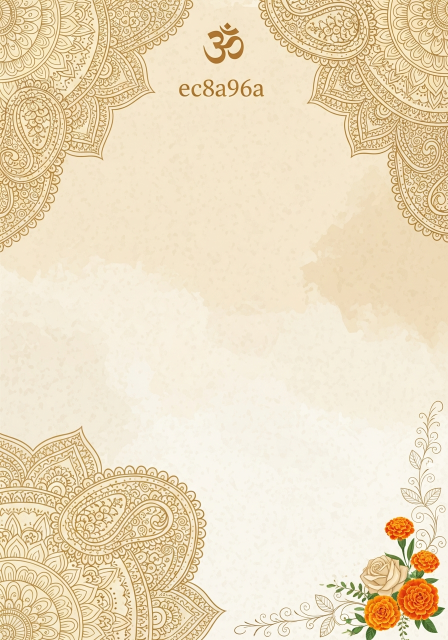
#> input picture backend/video_assets/scene1_bg.png, 896 x 1280 px, found by its file name (shown at 1/2 size)
$ python generate_wedding_video.py
#> lines starting #> are read from the running program, lines starting #| are printed output that depends on the picture
#!/usr/bin/env python3
"""
Wedding Invitation Video Generator
Creates a 12-second Instagram Reel (9:16) for Dr. Ayush Chawla & Dr. Reea's wedding
"""

import os
import math
import numpy as np
from PIL import Image, ImageDraw, ImageFont, ImageFilter, ImageEnhance
from moviepy import (
    ImageClip, CompositeVideoClip, concatenate_videoclips,
    ColorClip, VideoClip
)

# ─── Configuration ───────────────────────────────────────────────
WIDTH, HEIGHT = 1080, 1920
FPS = 30
DURATION = 12  # seconds

# Color palette
PRIMARY = (239, 227, 207)      # #efe3cf cream
SECONDARY = (200, 169, 106)    # #c8a96a gold
ACCENT = (123, 30, 43)         # #7b1e2b deep maroon
HIGHLIGHT = (247, 242, 233)    # #f7f2e9
WHITE = (255, 255, 255)
BLACK = (30, 20, 15)
GOLD_DARK = (160, 130, 70)

# Paths
ASSETS = "/app/backend/video_assets"
FONTS = f"{ASSETS}/fonts"
OUTPUT = "/app/backend/video_output/wedding_reel.mp4"

# Font helpers
def get_font(name, size):
    font_map = {
        "heading": f"{FONTS}/Cinzel.ttf",
        "script": f"{FONTS}/GreatVibes-Regular.ttf",
        "body": f"{FONTS}/Cormorant.ttf",
        "body_bold": f"{FONTS}/Cormorant.ttf",
        "display": f"{FONTS}/PlayfairDisplay.ttf",
        "brush": f"{FONTS}/AlexBrush-Regular.ttf",
    }
    return ImageFont.truetype(font_map.get(name, font_map["body"]), size)


def draw_text_centered(draw, text, y, font, fill=ACCENT, img_width=WIDTH):
    """Draw horizontally centered text"""
    bbox = draw.textbbox((0, 0), text, font=font)
    tw = bbox[2] - bbox[0]
    x = (img_width - tw) // 2
    draw.text((x, y), text, font=font, fill=fill)
    return bbox[3] - bbox[1]


# [26 lines left out: functions draw_text_with_shadow, create_gradient_overlay, not called in this run]


def add_film_grain(img, intensity=15):
    """Add subtle film grain"""
    arr = np.array(img)
    noise = np.random.normal(0, intensity, arr.shape[:2])
    for c in range(min(3, arr.shape[2])):
        channel = arr[:,:,c].astype(np.float32)
        channel += noise
        arr[:,:,c] = np.clip(channel, 0, 255).astype(np.uint8)
    return Image.fromarray(arr)


def draw_decorative_line(draw, y, width=600, color=SECONDARY):
    """Draw ornamental line"""
    x_start = (WIDTH - width) // 2
    x_end = x_start + width
    draw.line([(x_start, y), (x_end, y)], fill=color, width=2)
    # Small diamond in center
    cx = WIDTH // 2
    diamond_size = 6
    draw.polygon([(cx, y-diamond_size), (cx+diamond_size, y),
                   (cx, y+diamond_size), (cx-diamond_size, y)], fill=color)


def draw_calendar(draw, x, y, month="APRIL 2026", highlight_days=[6, 7], cell_size=60):
    """Draw a mini calendar with highlighted dates"""
    # April 2026 starts on Wednesday (day 3, 0=Mon)
    # Days: 1-30
    days_in_month = 30
    start_day = 2  # Wednesday = 2 (Mon=0)

    # Month header
    month_font = get_font("heading", 32)
    draw_text_centered(draw, month, y, month_font, fill=ACCENT)

    # Day headers
    day_headers = ["M", "T", "W", "T", "F", "S", "S"]
    header_font = get_font("body_bold", 24)
    cal_width = 7 * cell_size
    cal_x = (WIDTH - cal_width) // 2

    y_offset = y + 50
    for i, dh in enumerate(day_headers):
        dx = cal_x + i * cell_size + cell_size // 2
        bbox = draw.textbbox((0,0), dh, font=header_font)
        tw = bbox[2] - bbox[0]
        draw.text((dx - tw//2, y_offset), dh, font=header_font, fill=SECONDARY)

    # Day numbers
    day_font = get_font("body", 26)
    highlight_font = get_font("body_bold", 28)
    y_offset += 40
    day = 1
    for week in range(6):
        for dow in range(7):
            if (week == 0 and dow < start_day) or day > days_in_month:
                pass
            else:
                dx = cal_x + dow * cell_size + cell_size // 2
                dy = y_offset + week * cell_size

                if day in highlight_days:
                    # Draw heart-shaped highlight
                    draw.ellipse([dx-22, dy-5, dx+22, dy+40], fill=ACCENT)
                    bbox = draw.textbbox((0,0), str(day), font=highlight_font)
                    tw = bbox[2] - bbox[0]
                    draw.text((dx - tw//2, dy+2), str(day), font=highlight_font, fill=WHITE)
                else:
                    bbox = draw.textbbox((0,0), str(day), font=day_font)
                    tw = bbox[2] - bbox[0]
                    draw.text((dx - tw//2, dy+2), str(day), font=day_font, fill=BLACK)
                day += 1

    return y_offset + 6 * cell_size


# ─── Scene Renderers ──────────────────────────────────────────────

def render_scene1():
    """Scene 1: Save the Date (0-4s)"""
    bg = Image.open(f"{ASSETS}/scene1_bg.png").convert("RGBA")
    bg = bg.resize((WIDTH, HEIGHT), Image.LANCZOS)
#> bg: PIL image 1080x1920 RGBA

    # Slightly darken/warm the background for text readability
    enhancer = ImageEnhance.Brightness(bg)
    bg = enhancer.enhance(0.85)

    # Create text overlay
    overlay = Image.new("RGBA", (WIDTH, HEIGHT), (0,0,0,0))
#> overlay: PIL image 1080x1920 RGBA; every value is 0
    draw = ImageDraw.Draw(overlay)

    # Semi-transparent panel behind text
    panel = Image.new("RGBA", (WIDTH, HEIGHT), (0,0,0,0))
    panel_draw = ImageDraw.Draw(panel)
    panel_draw.rounded_rectangle([60, 180, WIDTH-60, HEIGHT-180], radius=30,
                                  fill=(239, 227, 207, 200))
    bg = Image.alpha_composite(bg.convert("RGBA"), panel)

    draw = ImageDraw.Draw(bg)

    # Om symbol
    om_font = get_font("body", 60)
    draw_text_centered(draw, "Om", 220, om_font, fill=ACCENT)

    # Save the Date
    h1_font = get_font("heading", 56)
    draw_text_centered(draw, "SAVE THE DATE", 310, h1_font, fill=ACCENT)

    # Decorative line
    draw_decorative_line(draw, 385)

    # Subheading
    sub_font = get_font("body", 34)
    draw_text_centered(draw, "FOR THE WEDDING CELEBRATIONS OF", 410, sub_font, fill=GOLD_DARK)

    # Couple names in calligraphy
    name_font = get_font("script", 90)
    draw_text_centered(draw, "Dr. Ayush Chawla", 480, name_font, fill=ACCENT)

    # Ampersand
    amp_font = get_font("brush", 70)
    draw_text_centered(draw, "&", 580, amp_font, fill=SECONDARY)

    draw_text_centered(draw, "Dr. Reea", 640, name_font, fill=ACCENT)

    # Decorative line
    draw_decorative_line(draw, 750)

    # Calendar
    draw_calendar(draw, 0, 790, "APRIL 2026", [6, 7])

    # Venue
    venue_font = get_font("body_bold", 32)
    draw_text_centered(draw, "The Palm Banquet", HEIGHT - 380, venue_font, fill=ACCENT)
    loc_font = get_font("body", 28)
    draw_text_centered(draw, "Commercial 4, Block-5", HEIGHT - 340, loc_font, fill=GOLD_DARK)
    draw_text_centered(draw, "Block-1 Clifton, Karachi", HEIGHT - 305, loc_font, fill=GOLD_DARK)

    # Add grain
    bg = add_film_grain(bg, 8)

    return bg.convert("RGB")


def render_scene2():
    """Scene 2: Palace/Venue Reveal (4-6s)"""
    bg = Image.open(f"{ASSETS}/scene2_bg.png").convert("RGBA")
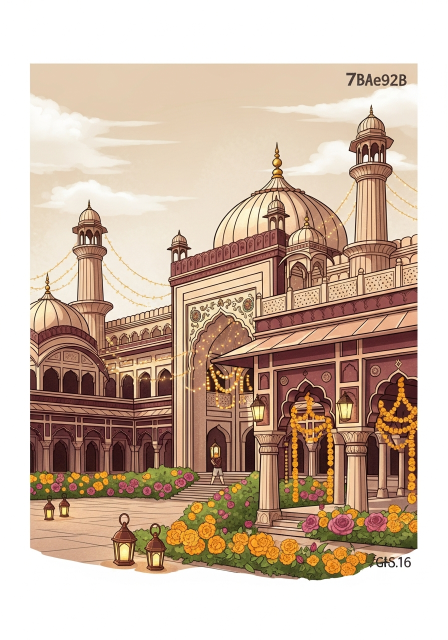
#> input picture backend/video_assets/scene2_bg.png, 896 x 1280 px, found by its file name (shown at 1/2 size)
#> bg: PIL image 896x1280 RGBA
    bg = bg.resize((WIDTH, HEIGHT), Image.LANCZOS)
#> bg: PIL image 1080x1920 RGBA

    # Add text overlay at top and bottom
    overlay = Image.new("RGBA", (WIDTH, HEIGHT), (0,0,0,0))
    draw = ImageDraw.Draw(overlay)

    # Top gradient for text
    for y in range(0, 400):
        alpha = int(200 * (1 - y/400))
        for x in range(WIDTH):
            overlay.putpixel((x, y), (239, 227, 207, alpha))

    # Bottom gradient for text
    for y in range(HEIGHT-350, HEIGHT):
        alpha = int(200 * ((y - (HEIGHT-350))/350))
        for x in range(WIDTH):
            overlay.putpixel((x, y), (239, 227, 207, alpha))
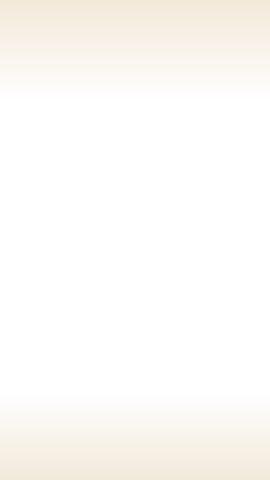
#> overlay: PIL image 1080x1920 RGBA (shown at 1/4 size); mean R, G, B, A 93.4, 88.7, 80.9, 38.9; transparent parts drawn white

    bg = Image.alpha_composite(bg, overlay)
    draw = ImageDraw.Draw(bg)

    # Top text
    title_font = get_font("heading", 48)
    draw_text_centered(draw, "THE VENUE", 80, title_font, fill=ACCENT)

    draw_decorative_line(draw, 145)

    venue_font = get_font("script", 72)
    draw_text_centered(draw, "The Palm Banquet", 170, venue_font, fill=ACCENT)

    sub_font = get_font("body", 30)
    draw_text_centered(draw, "Clifton, Karachi", 260, sub_font, fill=GOLD_DARK)

    # Bottom text - event dates
    event_font = get_font("heading", 36)
    draw_text_centered(draw, "MEHNDI", HEIGHT - 280, event_font, fill=ACCENT)
    date_font = get_font("body", 30)
    draw_text_centered(draw, "Monday, 6th April 2026", HEIGHT - 235, date_font, fill=GOLD_DARK)

    draw_decorative_line(draw, HEIGHT - 200, width=400)

    draw_text_centered(draw, "WEDDING", HEIGHT - 170, event_font, fill=ACCENT)
    draw_text_centered(draw, "Tuesday, 7th April 2026", HEIGHT - 125, date_font, fill=GOLD_DARK)

    bg = add_film_grain(bg, 8)
    return bg.convert("RGB")


def render_scene3():
    """Scene 3: Newspaper/Events Detail (6-9s)"""
    bg = Image.open(f"{ASSETS}/scene3_bg.png").convert("RGBA")
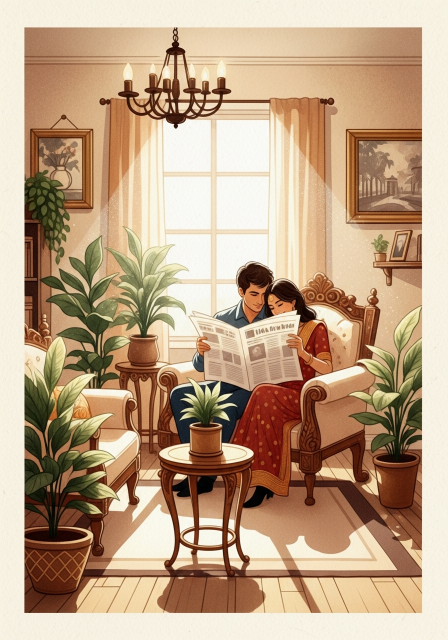
#> input picture backend/video_assets/scene3_bg.png, 896 x 1280 px, found by its file name (shown at 1/2 size)
#> bg: PIL image 896x1280 RGBA
    bg = bg.resize((WIDTH, HEIGHT), Image.LANCZOS)
#> bg: PIL image 1080x1920 RGBA

    # Create newspaper overlay
    paper = Image.new("RGBA", (900, 1100), (252, 248, 240, 245))
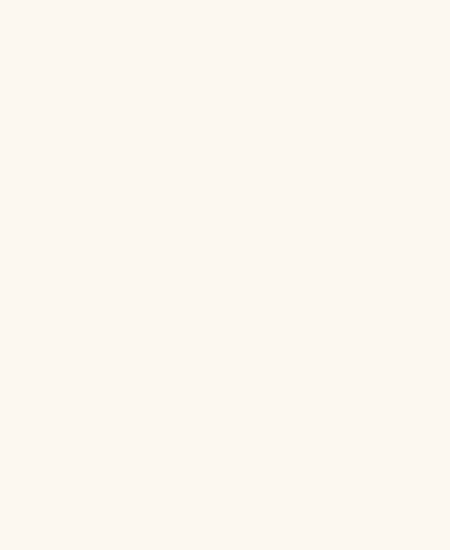
#> paper: PIL image 900x1100 RGBA (shown at 1/2 size); mean R, G, B, A 252, 248, 240, 245; transparent parts drawn white
    paper_draw = ImageDraw.Draw(paper)

    # Newspaper border
    paper_draw.rectangle([5, 5, 894, 1094], outline=ACCENT, width=3)
    paper_draw.rectangle([15, 15, 884, 1084], outline=SECONDARY, width=1)

    # THE WEDDING TIMES header
    header_font = get_font("heading", 52)
    bbox = paper_draw.textbbox((0, 0), "THE WEDDING TIMES", font=header_font)
#> bbox = (-1, 10, 554, 50)
    tw = bbox[2] - bbox[0]
#> tw = 555
    paper_draw.text(((900-tw)//2, 35), "THE WEDDING TIMES", font=header_font, fill=ACCENT)

    # Decorative line under header
    paper_draw.line([(30, 100), (870, 100)], fill=ACCENT, width=3)
    paper_draw.line([(30, 105), (870, 105)], fill=ACCENT, width=1)

    # Subtitle
    sub_font = get_font("body", 28)
    bbox = paper_draw.textbbox((0, 0), "Love is making headlines", font=sub_font)
#> bbox = (0, 5, 354, 32)
    tw = bbox[2] - bbox[0]
#> tw = 354
    paper_draw.text(((900-tw)//2, 115), "Love is making headlines", font=sub_font, fill=GOLD_DARK)

    # Main headline
    paper_draw.line([(30, 155), (870, 155)], fill=SECONDARY, width=1)

    headline_font = get_font("script", 62)
    hl_text = "Dr. Ayush Chawla"
    bbox = paper_draw.textbbox((0, 0), hl_text, font=headline_font)
#> bbox = (0, 11, 539, 71)
    tw = bbox[2] - bbox[0]
#> tw = 539
    paper_draw.text(((900-tw)//2, 170), hl_text, font=headline_font, fill=ACCENT)

    amp_font = get_font("brush", 50)
    bbox = paper_draw.textbbox((0, 0), "weds", font=amp_font)
#> bbox = (0, 9, 129, 48)
    tw = bbox[2] - bbox[0]
#> tw = 129
    paper_draw.text(((900-tw)//2, 245), "weds", font=amp_font, fill=SECONDARY)

    hl_text2 = "Dr. Reea"
    bbox = paper_draw.textbbox((0, 0), hl_text2, font=headline_font)
#> bbox = (0, 13, 262, 59)
    tw = bbox[2] - bbox[0]
#> tw = 262
    paper_draw.text(((900-tw)//2, 295), hl_text2, font=headline_font, fill=ACCENT)

    paper_draw.line([(30, 380), (870, 380)], fill=ACCENT, width=2)

    # Two columns: Mehndi (left) and Wedding (right)
    col_title_font = get_font("heading", 32)
    detail_font = get_font("body", 26)
    detail_bold = get_font("body_bold", 26)

    # MEHNDI column
    paper_draw.text((50, 400), "MEHNDI CEREMONY", font=col_title_font, fill=ACCENT)
    paper_draw.line([(50, 440), (420, 440)], fill=SECONDARY, width=1)

    paper_draw.text((50, 460), "Monday, 6th April 2026", font=detail_bold, fill=BLACK)
    paper_draw.text((50, 500), "Host:", font=detail_bold, fill=GOLD_DARK)
    paper_draw.text((50, 530), "Mr. & Mrs. Ashok Kumar", font=detail_font, fill=BLACK)
    paper_draw.text((50, 558), "Chawla", font=detail_font, fill=BLACK)

    paper_draw.text((50, 600), "Programme:", font=detail_bold, fill=GOLD_DARK)
    paper_draw.text((50, 635), "Rasam ........... 9:00 PM", font=detail_font, fill=BLACK)
    paper_draw.text((50, 668), "Dinner ......... 11:00 PM", font=detail_font, fill=BLACK)

    # Vertical divider
    paper_draw.line([(450, 400), (450, 750)], fill=SECONDARY, width=1)

    # WEDDING column
    paper_draw.text((480, 400), "WEDDING CEREMONY", font=col_title_font, fill=ACCENT)
    paper_draw.line([(480, 440), (860, 440)], fill=SECONDARY, width=1)

    paper_draw.text((480, 460), "Tuesday, 7th April 2026", font=detail_bold, fill=BLACK)
    paper_draw.text((480, 500), "In memory of:", font=detail_bold, fill=GOLD_DARK)
    paper_draw.text((480, 530), "(Late) Mr. Goind Ram", font=detail_font, fill=BLACK)
    paper_draw.text((480, 558), "Chawla", font=detail_font, fill=BLACK)

    paper_draw.text((480, 600), "Programme:", font=detail_bold, fill=GOLD_DARK)
    paper_draw.text((480, 635), "Mutuk ........... 7:00 PM", font=detail_font, fill=BLACK)
    paper_draw.text((480, 668), "Vedi ................ 9:00 PM", font=detail_font, fill=BLACK)
    paper_draw.text((480, 701), "Dinner ......... 10:00 PM", font=detail_font, fill=BLACK)

    paper_draw.line([(30, 760), (870, 760)], fill=ACCENT, width=2)

    # Venue info centered
    venue_title = get_font("heading", 30)
    bbox = paper_draw.textbbox((0, 0), "VENUE", font=venue_title)
#> bbox = (0, 6, 103, 28)
    tw = bbox[2] - bbox[0]
#> tw = 103
    paper_draw.text(((900-tw)//2, 775), "VENUE", font=venue_title, fill=ACCENT)

    venue_font = get_font("script", 48)
    bbox = paper_draw.textbbox((0, 0), "The Palm Banquet", font=venue_font)
#> bbox = (-1, 9, 438, 55)
    tw = bbox[2] - bbox[0]
#> tw = 439
    paper_draw.text(((900-tw)//2, 815), "The Palm Banquet", font=venue_font, fill=ACCENT)

    addr_font = get_font("body", 24)
    addr = "Commercial 4, Block-5, Block-1 Clifton, Karachi"
    bbox = paper_draw.textbbox((0, 0), addr, font=addr_font)
#> bbox = (0, 5, 565, 26)
    tw = bbox[2] - bbox[0]
#> tw = 565
    paper_draw.text(((900-tw)//2, 875), addr, font=addr_font, fill=GOLD_DARK)

    # RSVP
    paper_draw.line([(30, 920), (870, 920)], fill=SECONDARY, width=1)
    rsvp_font = get_font("heading", 26)
    bbox = paper_draw.textbbox((0, 0), "R.S.V.P.", font=rsvp_font)
#> bbox = (0, 6, 93, 25)
    tw = bbox[2] - bbox[0]
#> tw = 93
    paper_draw.text(((900-tw)//2, 935), "R.S.V.P.", font=rsvp_font, fill=ACCENT)

    contact_font = get_font("body", 24)
    contacts = "0333-7369414  |  0333-7360903"
    bbox = paper_draw.textbbox((0, 0), contacts, font=contact_font)
#> bbox = (0, 5, 392, 29)
    tw = bbox[2] - bbox[0]
#> tw = 392
    paper_draw.text(((900-tw)//2, 970), contacts, font=contact_font, fill=GOLD_DARK)

    names_text = "Ashok Chawla  |  Naveen Chawla  |  Eshan Chawla"
    bbox = paper_draw.textbbox((0, 0), names_text, font=contact_font)
#> bbox = (0, 5, 600, 29)
    tw = bbox[2] - bbox[0]
#> tw = 600
    paper_draw.text(((900-tw)//2, 1000), names_text, font=contact_font, fill=GOLD_DARK)

    # Add slight rotation and shadow to newspaper
    paper = paper.rotate(-2, expand=True, fillcolor=(0,0,0,0))
#> paper: PIL image 938x1132 RGBA

    # Composite newspaper onto background
    paper_x = (WIDTH - paper.width) // 2
    paper_y = (HEIGHT - paper.height) // 2 - 50
    bg.paste(paper, (paper_x, paper_y), paper)

    bg = add_film_grain(bg, 8)
#> call 3 of add_film_grain, with intensity = 8
#> after the loop in add_film_grain (call 3), `for c in range(min(3, arr.shape[2])):`:
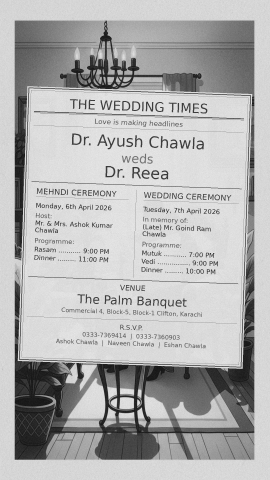
#> channel: shape (1920, 1080) float32 (shown at 1/4 size); min -29.26, max 275.5, mean 183.4; drawn with min black and max white
    return bg.convert("RGB")


def render_scene4():
    """Scene 4: Royal Monogram Closing (9-12s)"""
    bg = Image.open(f"{ASSETS}/scene4_bg.png").convert("RGBA")
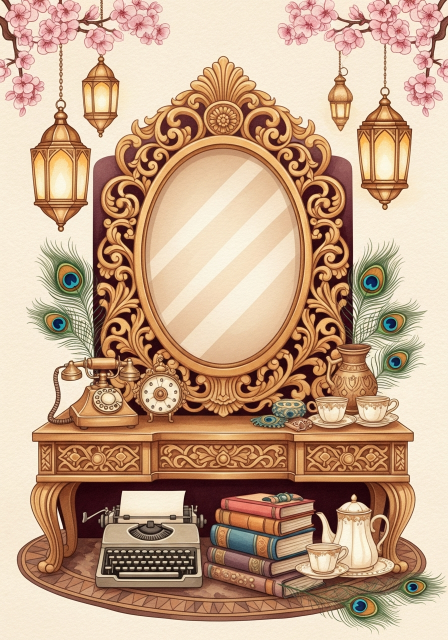
#> input picture backend/video_assets/scene4_bg.png, 896 x 1280 px, found by its file name (shown at 1/2 size)
#> bg: PIL image 896x1280 RGBA
    bg = bg.resize((WIDTH, HEIGHT), Image.LANCZOS)
#> bg: PIL image 1080x1920 RGBA

    draw = ImageDraw.Draw(bg)

    # The mirror area is roughly in the center - draw monogram content there
    # Monogram: A & R (Ayush & Reea)
    monogram_font = get_font("script", 120)
    draw_text_centered(draw, "A & R", HEIGHT//2 - 160, monogram_font, fill=ACCENT)

    # Small decorative text under monogram
    sub_font = get_font("heading", 28)
    draw_text_centered(draw, "CHAWLA  -  WADHWANI", HEIGHT//2 - 40, sub_font, fill=GOLD_DARK)

    draw_decorative_line(draw, HEIGHT//2 + 5, width=350)

    # Date
    date_font = get_font("body_bold", 30)
    draw_text_centered(draw, "6th - 7th April 2026", HEIGHT//2 + 30, date_font, fill=ACCENT)

    # Bottom area - #WeAreGettingMarried
    tag_font = get_font("body", 28)
    draw_text_centered(draw, "Karachi, Pakistan", HEIGHT//2 + 75, tag_font, fill=GOLD_DARK)

    # Bottom text
    invite_font = get_font("script", 48)
    draw_text_centered(draw, "You are cordially invited", HEIGHT - 350, invite_font, fill=ACCENT)

    contact_font = get_font("body", 26)
    draw_text_centered(draw, "Contact: 0333-7369414 | 0333-7360903", HEIGHT - 280, contact_font, fill=GOLD_DARK)

    bg = add_film_grain(bg, 8)
#> the loop in add_film_grain (call 4), `for c in range(min(3, arr.shape[2])):` made 3 passes
#> pass 2, in add_film_grain (call 4), `channel = arr[:,:,c].astype(np.float32)`:
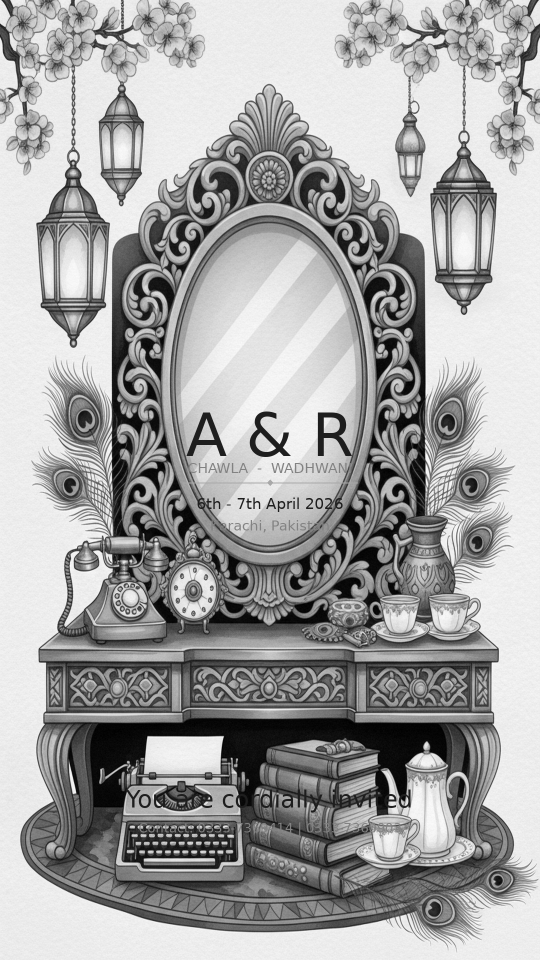
#> channel: shape (1920, 1080) float32 (shown at 1/2 size); min 0, max 255, mean 163.9
    return bg.convert("RGB")


# ─── Animation & Composition ─────────────────────────────────────

# [29 lines left out: functions zoom_effect, fade_transition, not called in this run]


def main():
    print("Rendering Scene 1: Save the Date...")
    scene1_img = render_scene1()
    scene1_img.save(f"{ASSETS}/scene1_rendered.png")

    print("Rendering Scene 2: Venue Reveal...")
    scene2_img = render_scene2()
    scene2_img.save(f"{ASSETS}/scene2_rendered.png")

    print("Rendering Scene 3: Newspaper Details...")
    scene3_img = render_scene3()
    scene3_img.save(f"{ASSETS}/scene3_rendered.png")

    print("Rendering Scene 4: Royal Monogram...")
    scene4_img = render_scene4()
    scene4_img.save(f"{ASSETS}/scene4_rendered.png")

    print("Composing video with animations...")

    from moviepy import vfx

    # Create clips with durations
    scene1_clip = ImageClip(np.array(scene1_img)).with_duration(4.0)
    scene2_clip = ImageClip(np.array(scene2_img)).with_duration(2.5)
    scene3_clip = ImageClip(np.array(scene3_img)).with_duration(3.0)
    scene4_clip = ImageClip(np.array(scene4_img)).with_duration(3.0)

    # Apply zoom effects
    scene1_clip = zoom_effect(scene1_clip, 0.03)
    scene2_clip = zoom_effect(scene2_clip, 0.05)
    scene3_clip = zoom_effect(scene3_clip, 0.02)
    scene4_clip = zoom_effect(scene4_clip, 0.04)

    # Apply crossfade transitions
    fade_dur = 0.5

    # Add fade out to each scene and fade in to subsequent scenes
    scene1_clip = scene1_clip.with_effects([vfx.FadeOut(fade_dur)])
    scene2_clip = scene2_clip.with_effects([vfx.CrossFadeIn(fade_dur), vfx.FadeOut(fade_dur)])
    scene3_clip = scene3_clip.with_effects([vfx.CrossFadeIn(fade_dur), vfx.FadeOut(fade_dur)])
    scene4_clip = scene4_clip.with_effects([vfx.CrossFadeIn(fade_dur), vfx.FadeOut(fade_dur)])

    # Set start times with overlap for crossfade
    scene1_clip = scene1_clip.with_start(0)
    scene2_clip = scene2_clip.with_start(4.0 - fade_dur)
    scene3_clip = scene3_clip.with_start(4.0 + 2.5 - 2*fade_dur)
    scene4_clip = scene4_clip.with_start(4.0 + 2.5 + 3.0 - 3*fade_dur)

    # Composite all scenes
    total_dur = 4.0 + 2.5 + 3.0 + 3.0 - 3*fade_dur  # ~11s

    final = CompositeVideoClip(
        [scene1_clip, scene2_clip, scene3_clip, scene4_clip],
        size=(WIDTH, HEIGHT)
    ).with_duration(min(total_dur, 12.0))

    # Export
    os.makedirs(os.path.dirname(OUTPUT), exist_ok=True)

    print(f"Exporting video to {OUTPUT}...")
    final.write_videofile(
        OUTPUT,
        fps=FPS,
        codec="libx264",
        bitrate="8000k",
        preset="medium",
        audio=False,
        logger="bar"
    )

    print(f"\nVideo generated successfully!")
    print(f"Output: {OUTPUT}")
    print(f"Duration: {final.duration:.1f}s")
    print(f"Resolution: {WIDTH}x{HEIGHT}")
    print(f"FPS: {FPS}")


if __name__ == "__main__":
    main()
#> (the call stopped at in main, `scene1_clip = ImageClip(np.array(scene1_img)).with_duration(4.0)`: moviepy is not available in this run)
